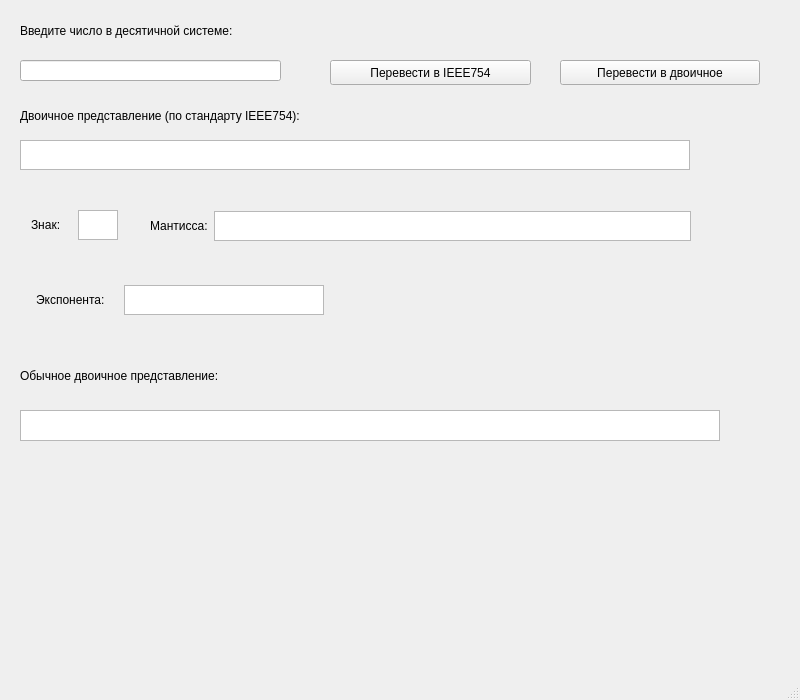
<?xml version="1.0" encoding="UTF-8"?>
<ui version="4.0">
 <class>MainWindow</class>
 <widget class="QMainWindow" name="MainWindow">
  <property name="geometry">
   <rect>
    <x>0</x>
    <y>0</y>
    <width>800</width>
    <height>700</height>
   </rect>
  </property>
  <property name="sizePolicy">
   <sizepolicy hsizetype="Fixed" vsizetype="Fixed">
    <horstretch>0</horstretch>
    <verstretch>0</verstretch>
   </sizepolicy>
  </property>
  <property name="minimumSize">
   <size>
    <width>800</width>
    <height>700</height>
   </size>
  </property>
  <property name="maximumSize">
   <size>
    <width>800</width>
    <height>700</height>
   </size>
  </property>
  <property name="windowTitle">
   <string>MainWindow</string>
  </property>
  <widget class="QWidget" name="centralwidget">
   <widget class="QLabel" name="enter">
    <property name="geometry">
     <rect>
      <x>20</x>
      <y>10</y>
      <width>281</width>
      <height>41</height>
     </rect>
    </property>
    <property name="text">
     <string>Введите число в десятичной системе: </string>
    </property>
   </widget>
   <widget class="QLineEdit" name="InputEdit">
    <property name="geometry">
     <rect>
      <x>20</x>
      <y>60</y>
      <width>261</width>
      <height>21</height>
     </rect>
    </property>
   </widget>
   <widget class="QLabel" name="ieee754">
    <property name="geometry">
     <rect>
      <x>20</x>
      <y>100</y>
      <width>441</width>
      <height>31</height>
     </rect>
    </property>
    <property name="text">
     <string>Двоичное представление (по стандарту IEEE754): </string>
    </property>
   </widget>
   <widget class="QTextBrowser" name="Output">
    <property name="geometry">
     <rect>
      <x>20</x>
      <y>140</y>
      <width>670</width>
      <height>30</height>
     </rect>
    </property>
   </widget>
   <widget class="QPushButton" name="ieee754convert">
    <property name="geometry">
     <rect>
      <x>330</x>
      <y>60</y>
      <width>201</width>
      <height>25</height>
     </rect>
    </property>
    <property name="text">
     <string>Перевести в IEEE754</string>
    </property>
   </widget>
   <widget class="QWidget" name="horizontalLayoutWidget">
    <property name="geometry">
     <rect>
      <x>20</x>
      <y>190</y>
      <width>111</width>
      <height>71</height>
     </rect>
    </property>
    <layout class="QHBoxLayout" name="horizontalLayout">
     <property name="spacing">
      <number>3</number>
     </property>
     <item>
      <widget class="QLabel" name="sign">
       <property name="sizePolicy">
        <sizepolicy hsizetype="Fixed" vsizetype="Fixed">
         <horstretch>0</horstretch>
         <verstretch>0</verstretch>
        </sizepolicy>
       </property>
       <property name="text">
        <string>Знак: </string>
       </property>
      </widget>
     </item>
     <item>
      <widget class="QTextBrowser" name="sign_2">
       <property name="sizePolicy">
        <sizepolicy hsizetype="Fixed" vsizetype="Fixed">
         <horstretch>20</horstretch>
         <verstretch>20</verstretch>
        </sizepolicy>
       </property>
       <property name="maximumSize">
        <size>
         <width>40</width>
         <height>30</height>
        </size>
       </property>
      </widget>
     </item>
    </layout>
   </widget>
   <widget class="QWidget" name="horizontalLayoutWidget_2">
    <property name="geometry">
     <rect>
      <x>150</x>
      <y>190</y>
      <width>551</width>
      <height>72</height>
     </rect>
    </property>
    <layout class="QHBoxLayout" name="horizontalLayout_3">
     <property name="spacing">
      <number>6</number>
     </property>
     <property name="rightMargin">
      <number>10</number>
     </property>
     <item>
      <widget class="QLabel" name="M">
       <property name="sizePolicy">
        <sizepolicy hsizetype="Fixed" vsizetype="Fixed">
         <horstretch>0</horstretch>
         <verstretch>0</verstretch>
        </sizepolicy>
       </property>
       <property name="text">
        <string>Мантисса:</string>
       </property>
      </widget>
     </item>
     <item>
      <widget class="QTextBrowser" name="M_2">
       <property name="sizePolicy">
        <sizepolicy hsizetype="Fixed" vsizetype="Fixed">
         <horstretch>0</horstretch>
         <verstretch>0</verstretch>
        </sizepolicy>
       </property>
       <property name="maximumSize">
        <size>
         <width>500</width>
         <height>30</height>
        </size>
       </property>
      </widget>
     </item>
    </layout>
   </widget>
   <widget class="QWidget" name="horizontalLayoutWidget_3">
    <property name="geometry">
     <rect>
      <x>20</x>
      <y>270</y>
      <width>321</width>
      <height>61</height>
     </rect>
    </property>
    <layout class="QHBoxLayout" name="horizontalLayout_4">
     <property name="spacing">
      <number>3</number>
     </property>
     <item>
      <widget class="QLabel" name="exp_2">
       <property name="sizePolicy">
        <sizepolicy hsizetype="Fixed" vsizetype="Fixed">
         <horstretch>0</horstretch>
         <verstretch>0</verstretch>
        </sizepolicy>
       </property>
       <property name="text">
        <string>Экспонента:</string>
       </property>
      </widget>
     </item>
     <item>
      <widget class="QTextBrowser" name="exp">
       <property name="sizePolicy">
        <sizepolicy hsizetype="Preferred" vsizetype="Expanding">
         <horstretch>0</horstretch>
         <verstretch>0</verstretch>
        </sizepolicy>
       </property>
       <property name="minimumSize">
        <size>
         <width>200</width>
         <height>30</height>
        </size>
       </property>
       <property name="maximumSize">
        <size>
         <width>200</width>
         <height>30</height>
        </size>
       </property>
      </widget>
     </item>
    </layout>
   </widget>
   <widget class="QLabel" name="image">
    <property name="geometry">
     <rect>
      <x>50</x>
      <y>480</y>
      <width>671</width>
      <height>171</height>
     </rect>
    </property>
    <property name="text">
     <string/>
    </property>
   </widget>
   <widget class="QLabel" name="binary">
    <property name="geometry">
     <rect>
      <x>20</x>
      <y>350</y>
      <width>291</width>
      <height>51</height>
     </rect>
    </property>
    <property name="text">
     <string>Обычное двоичное представление:</string>
    </property>
   </widget>
   <widget class="QTextBrowser" name="binaryFormat">
    <property name="geometry">
     <rect>
      <x>20</x>
      <y>410</y>
      <width>700</width>
      <height>31</height>
     </rect>
    </property>
    <property name="minimumSize">
     <size>
      <width>700</width>
      <height>0</height>
     </size>
    </property>
    <property name="maximumSize">
     <size>
      <width>700</width>
      <height>16777215</height>
     </size>
    </property>
   </widget>
   <widget class="QPushButton" name="binaryconvert">
    <property name="geometry">
     <rect>
      <x>560</x>
      <y>60</y>
      <width>200</width>
      <height>25</height>
     </rect>
    </property>
    <property name="text">
     <string>Перевести в двоичное</string>
    </property>
   </widget>
  </widget>
  <widget class="QMenuBar" name="menubar">
   <property name="geometry">
    <rect>
     <x>0</x>
     <y>0</y>
     <width>800</width>
     <height>22</height>
    </rect>
   </property>
  </widget>
  <widget class="QStatusBar" name="statusbar"/>
 </widget>
 <resources/>
 <connections/>
</ui>
